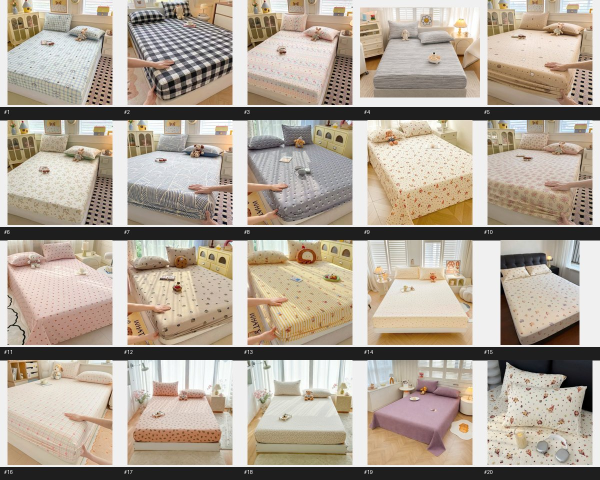
#> input picture scripts/contact_sheets/sheet_1.jpg, 1200 x 960 px, given as the content of the folder /Users/v003006/Desktop/NCNang/image/Set 165k, which was not available (shown at 1/2 size)
$ python classify_set165k.py
#> lines starting #> are read from the running program, lines starting #| are printed output that depends on the picture; pictures that were not available may be replaced by others from this repository, and a replacement may not be noted
import os
import shutil
import hashlib
import json
import colorsys
from PIL import Image

src_root = '/Users/v003006/Desktop/NCNang/image/Set 165k'
dest_root = '/Users/v003006/Desktop/NCNang/image/Set 165k (Da phan loai)'

# Folder categories
fld_catalog = os.path.join(dest_root, '01_Anh_mau_Catalog')
fld_real = os.path.join(dest_root, '02_Anh_that_cuon_chan')
fld_screen = os.path.join(dest_root, '03_Screenshot_camera')
fld_dups = os.path.join(dest_root, '04_Anh_trung_lap')

# Ensure clean destination directory
if os.path.exists(dest_root):
    shutil.rmtree(dest_root)

os.makedirs(fld_real, exist_ok=True)
os.makedirs(fld_screen, exist_ok=True)
os.makedirs(fld_dups, exist_ok=True)

# Collect all files
all_files = []
for dirpath, _, filenames in os.walk(src_root):
    for f in filenames:
        if f.lower().endswith(('.jpg', '.jpeg', '.png', '.webp')) and not f.startswith('.'):
            all_files.append(os.path.join(dirpath, f))

# Sort deterministically
all_files.sort()

# Check duplicates by md5
seen_hashes = {}
duplicates = []
unique_files = []

for p in all_files:
    with open(p, 'rb') as fp:
        h = hashlib.md5(fp.read()).hexdigest()
    if h in seen_hashes:
        duplicates.append((p, seen_hashes[h]))
    else:
        seen_hashes[h] = p
        unique_files.append(p)

def classify_color(img):
    w, h = img.size
    box = (int(w * 0.2), int(h * 0.3), int(w * 0.8), int(h * 0.7))
    crop = img.crop(box).convert('RGB')
    small = crop.resize((30, 30), Image.Resampling.BOX)
    pixels = list(small.getdata())
    r = sum(p[0] for p in pixels) / len(pixels)
    g = sum(p[1] for p in pixels) / len(pixels)
    b = sum(p[2] for p in pixels) / len(pixels)
    h_val, s_val, v_val = colorsys.rgb_to_hsv(r / 255.0, g / 255.0, b / 255.0)
    h_deg = h_val * 360

    if s_val < 0.12:
        return 'Trang_Be_Kem' if v_val > 0.75 else ('Xam_Den' if v_val < 0.35 else 'Xam_Ghi')
    elif s_val < 0.22 and v_val > 0.6:
        return 'Trang_Be_Kem'
    elif h_deg < 25 or h_deg >= 340:
        return 'Hong_Do_Cam'
    elif 25 <= h_deg < 55:
        return 'Nau_Dat' if v_val < 0.55 else 'Vang_Kem'
    elif 55 <= h_deg < 165:
        return 'Xanh_La_Mint'
    elif 165 <= h_deg < 260:
        return 'Xanh_Duong_Navy'
    elif 260 <= h_deg < 340:
        return 'Tim_Lavender'
    return 'Trang_Be_Kem'

items_manifest = []

# Process unique files
catalog_counts = {}
real_idx = 1
screen_idx = 1

for p in unique_files:
    filename = os.path.basename(p)
    with Image.open(p) as img:
#> img is the input picture: PIL image 1200x960 RGB; mean R, G, B 175.2, 163.8, 150.3
        w, h = img.size
#> w = 1200; h = 960
        aspect = h / w
#> aspect = 0.8

        if aspect > 1.8:
            # Vertical camera screenshot
            new_name = f'screen_{screen_idx:03d}.jpg'
            dest_dir = fld_screen
            category = 'Screenshot camera'
            group_tag = 'Screenshot'
            color_group = 'Khác'
            screen_idx += 1
        elif aspect > 1.2:
            # Phone camera photo of rolled/folded blanket
            new_name = f'anh_that_{real_idx:03d}.jpg'
            dest_dir = fld_real
            category = 'Ảnh thật cuộn chăn'
            group_tag = 'Ảnh thật'
            color_group = 'Đa sắc'
            real_idx += 1
        else:
            # Catalog square image
            color_group = classify_color(img)
#> in classify_color, `crop = img.crop(box).convert('RGB')`:
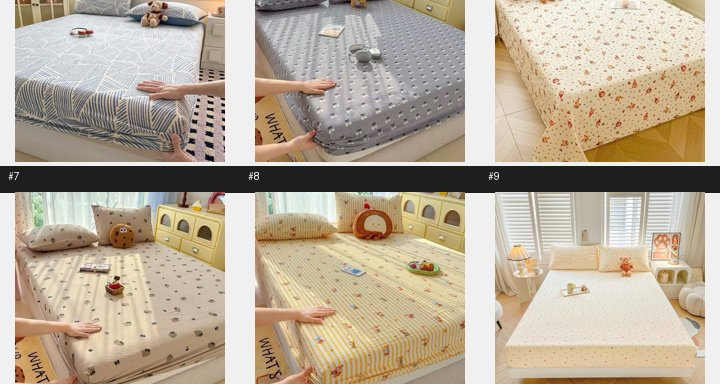
#> crop: PIL image 720x384 RGB; mean R, G, B 184.5, 171.2, 152.8
#> in classify_color, `small = crop.resize((30, 30), Image.Resampling.BOX)`:
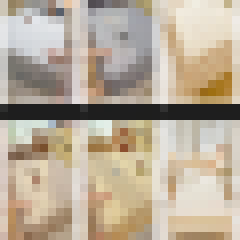
#> small: PIL image 30x30 RGB (shown 8 times larger); mean R, G, B 184.7, 171.5, 153
#> in classify_color, `pixels = list(small.getdata())`: pixels = 900 items, first 6: (206, 197, 184), (147, 129, 96), (158, 139, 108), (151, 149, 140), (146, 145, 142), (156, 153, 150)
#> in classify_color, `r = sum(p[0] for p in pixels) / len(pixels)`: r = 184.7
#> in classify_color, `g = sum(p[1] for p in pixels) / len(pixels)`: g = 171.5
#> in classify_color, `b = sum(p[2] for p in pixels) / len(pixels)`: b = 153
#> in classify_color, `h_val, s_val, v_val = colorsys.rgb_to_hsv(r / 255.0, g / 255.0, b / 25..`: h_val = 0.097; s_val = 0.172; v_val = 0.724
#> in classify_color, `h_deg = h_val * 360`: h_deg = 34.93
#> color_group = 'Trang_Be_Kem'
            sub_dir = os.path.join(fld_catalog, color_group)
            os.makedirs(sub_dir, exist_ok=True)
            cnt = catalog_counts.get(color_group, 0) + 1
#> cnt = 1
            catalog_counts[color_group] = cnt
            new_name = f'catalog_{color_group}_{cnt:03d}.jpg'
#> new_name = 'catalog_Trang_Be_Kem_001.jpg'
            dest_dir = sub_dir
            category = 'Ảnh mẫu Catalog'
            group_tag = f'Catalog: {color_group.replace("_", " / ")}'
#> group_tag = 'Catalog: Trang / Be / Kem'

        dest_path = os.path.join(dest_dir, new_name)
        shutil.copy2(p, dest_path)

        rel_path = os.path.relpath(dest_path, dest_root)
        items_manifest.append({
            'name': new_name,
            'rel_path': rel_path,
            'category': category,
            'group_tag': group_tag,
            'color': color_group,
            'w': w,
            'h': h,
            'orig_name': filename,
            'orig_folder': os.path.basename(os.path.dirname(p))
        })

# Process duplicates
dup_idx = 1
for dup_path, orig_path in duplicates:
    orig_name = os.path.basename(dup_path)
    new_name = f'trung_lap_{dup_idx:03d}.jpg'
    dest_path = os.path.join(fld_dups, new_name)
    shutil.copy2(dup_path, dest_path)
    rel_path = os.path.relpath(dest_path, dest_root)
    with Image.open(dup_path) as img:
        w, h = img.size
    items_manifest.append({
        'name': new_name,
        'rel_path': rel_path,
        'category': 'Ảnh trùng lặp',
        'group_tag': 'Trùng lặp (có thể xóa)',
        'color': 'Trùng',
        'w': w,
        'h': h,
        'orig_name': orig_name,
        'orig_folder': os.path.basename(os.path.dirname(dup_path)),
        'identical_to': os.path.basename(orig_path)
    })
    dup_idx += 1

# Generate interactive HTML Gallery
manifest_json = json.dumps(items_manifest, ensure_ascii=False)
html_content = f"""<!DOCTYPE html>
<html lang="vi">
<head>
  <meta charset="UTF-8">
  <meta name="viewport" content="width=device-width, initial-scale=1.0">
  <title>Bộ Sưu Tập Set 165k — Đã Phân Loại</title>
  <style>
    :root {{
      --bg: #faf7f2;
      --card-bg: #ffffff;
      --text: #2c2523;
      --text-muted: #8c827a;
      --primary: #946846;
      --primary-hover: #7d5435;
      --border: #e8e2d9;
      --tag-bg: #f3efe8;
    }}
    * {{ box-sizing: border-box; margin: 0; padding: 0; }}
    body {{
      font-family: -apple-system, BlinkMacSystemFont, "Segoe UI", Roboto, Helvetica, Arial, sans-serif;
      background: var(--bg);
      color: var(--text);
      padding: 24px 20px 80px;
    }}
    header {{
      max-width: 1400px;
      margin: 0 auto 24px;
      padding-bottom: 20px;
      border-bottom: 1px solid var(--border);
    }}
    h1 {{
      font-size: 26px;
      font-weight: 600;
      color: var(--primary);
      margin-bottom: 8px;
    }}
    p.subtitle {{
      color: var(--text-muted);
      font-size: 14px;
    }}
    .stats-bar {{
      display: flex;
      flex-wrap: wrap;
      gap: 12px;
      margin-top: 16px;
    }}
    .stat-chip {{
      background: var(--card-bg);
      border: 1px solid var(--border);
      padding: 6px 14px;
      border-radius: 20px;
      font-size: 13px;
      font-weight: 500;
      cursor: pointer;
      transition: all 0.15s ease;
    }}
    .stat-chip:hover, .stat-chip.active {{
      background: var(--primary);
      color: #fff;
      border-color: var(--primary);
    }}
    .grid {{
      max-width: 1400px;
      margin: 0 auto;
      display: grid;
      grid-template-columns: repeat(auto-fill, minmax(220px, 1fr));
      gap: 16px;
    }}
    .card {{
      background: var(--card-bg);
      border: 1px solid var(--border);
      border-radius: 10px;
      overflow: hidden;
      box-shadow: 0 1px 3px rgba(0,0,0,0.04);
      display: flex;
      flex-direction: column;
      cursor: pointer;
      transition: transform 0.15s ease, box-shadow 0.15s ease;
    }}
    .card:hover {{
      transform: translateY(-2px);
      box-shadow: 0 4px 12px rgba(0,0,0,0.08);
    }}
    .thumb-wrap {{
      width: 100%;
      aspect-ratio: 1;
      background: #f0ebe4;
      overflow: hidden;
      display: flex;
      align-items: center;
      justify-content: center;
    }}
    .thumb-wrap.portrait {{
      aspect-ratio: 9/16;
      max-height: 280px;
    }}
    .thumb-wrap img {{
      width: 100%;
      height: 100%;
      object-fit: cover;
      display: block;
    }}
    .info {{
      padding: 10px 12px;
      font-size: 12px;
      display: flex;
      flex-direction: column;
      gap: 4px;
    }}
    .name {{
      font-weight: 600;
      white-space: nowrap;
      overflow: hidden;
      text-overflow: ellipsis;
      color: var(--text);
    }}
    .badge {{
      display: inline-block;
      align-self: flex-start;
      padding: 2px 8px;
      border-radius: 4px;
      background: var(--tag-bg);
      color: var(--primary);
      font-size: 11px;
      font-weight: 500;
    }}
    .meta {{
      color: var(--text-muted);
      font-size: 11px;
    }}

    /* Lightbox Modal */
    .lightbox {{
      display: none;
      position: fixed;
      inset: 0;
      background: rgba(20, 16, 14, 0.88);
      z-index: 9999;
      justify-content: center;
      align-items: center;
      padding: 24px;
    }}
    .lightbox.active {{
      display: flex;
    }}
    .lightbox-content {{
      max-width: 90vw;
      max-height: 90vh;
      border-radius: 8px;
      box-shadow: 0 10px 30px rgba(0,0,0,0.5);
      object-fit: contain;
    }}
    .close-btn {{
      position: absolute;
      top: 20px;
      right: 28px;
      color: #fff;
      font-size: 32px;
      font-weight: 300;
      cursor: pointer;
    }}
  </style>
</head>
<body>
  <header>
    <h1>Nhà Có Mùi Nắng — Phân Loại Ảnh [Set 165k]</h1>
    <p class="subtitle">Tổng cộng 161 ảnh: 112 ảnh mẫu catalog bọc đệm, 23 ảnh chụp thật cuộn vải, 22 screenshot camera, 4 ảnh tải trùng.</p>
    <div class="stats-bar" id="filters"></div>
  </header>

  <div class="grid" id="grid"></div>

  <div class="lightbox" id="lightbox" onclick="closeLightbox(event)">
    <span class="close-btn" onclick="closeLightbox()">&times;</span>
    <img id="lb-img" class="lightbox-content" src="" alt="preview">
  </div>

  <script>
    const items = {manifest_json};

    const categories = ['Tất cả (161)', 'Ảnh mẫu Catalog (112)', 'Ảnh thật cuộn chăn (23)', 'Screenshot camera (22)', 'Ảnh trùng lặp (4)'];
    let currentFilter = 'Tất cả (161)';

    const filtersEl = document.getElementById('filters');
    const gridEl = document.getElementById('grid');
    const lightboxEl = document.getElementById('lightbox');
    const lbImg = document.getElementById('lb-img');

    categories.forEach(cat => {{
      const btn = document.createElement('div');
      btn.className = 'stat-chip' + (cat === currentFilter ? ' active' : '');
      btn.textContent = cat;
      btn.onclick = () => {{
        document.querySelectorAll('.stat-chip').forEach(el => el.classList.remove('active'));
        btn.classList.add('active');
        currentFilter = cat;
        render();
      }};
      filtersEl.appendChild(btn);
    }});

    function render() {{
      gridEl.innerHTML = '';
      const filtered = items.filter(it => {{
        if (currentFilter.startsWith('Tất cả')) return true;
        if (currentFilter.startsWith('Ảnh mẫu Catalog')) return it.category === 'Ảnh mẫu Catalog';
        if (currentFilter.startsWith('Ảnh thật cuộn chăn')) return it.category === 'Ảnh thật cuộn chăn';
        if (currentFilter.startsWith('Screenshot camera')) return it.category === 'Screenshot camera';
        if (currentFilter.startsWith('Ảnh trùng lặp')) return it.category === 'Ảnh trùng lặp';
        return true;
      }});

      filtered.forEach(item => {{
        const card = document.createElement('div');
        card.className = 'card';
        card.onclick = () => openLightbox(item.rel_path);

        const isPortrait = item.h / item.w > 1.3;
        card.innerHTML = `
          <div class="thumb-wrap ${{isPortrait ? 'portrait' : ''}}">
            <img src="${{item.rel_path}}" alt="${{item.name}}" loading="lazy" />
          </div>
          <div class="info">
            <div class="name" title="${{item.name}}">${{item.name}}</div>
            <span class="badge">${{item.group_tag}}</span>
            <div class="meta">${{item.w}} × ${{item.h}} px</div>
          </div>
        `;
        gridEl.appendChild(card);
      }});
    }}

    function openLightbox(src) {{
      lbImg.src = src;
      lightboxEl.classList.add('active');
    }}
    function closeLightbox(e) {{
      if (!e || e.target !== lbImg) {{
        lightboxEl.classList.remove('active');
      }}
    }}
    window.addEventListener('keydown', e => {{
      if (e.key === 'Escape') closeLightbox();
    }});

    render();
  </script>
</body>
</html>
"""

with open(os.path.join(dest_root, 'gallery.html'), 'w', encoding='utf-8') as f:
    f.write(html_content)

print(f"Classification completed successfully!")
print(f"Destination: {dest_root}")
print(f"Catalog items: {sum(catalog_counts.values())} in {len(catalog_counts)} color groups: {catalog_counts}")
#| Catalog items: 1 in 1 color groups: {'Trang_Be_Kem': 1}
print(f"Real blanket items: {real_idx - 1}")
print(f"Screenshot camera items: {screen_idx - 1}")
print(f"Duplicate items isolated: {dup_idx - 1}")

$ run again, on scripts/contact_sheets_new/chan380_sheet_3.jpg
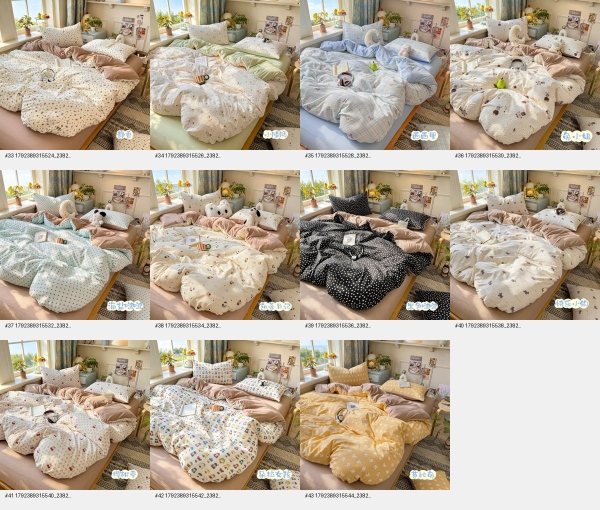
#> input picture scripts/contact_sheets_new/chan380_sheet_3.jpg, 1200 x 1020 px, given as the content of the folder /Users/v003006/Desktop/NCNang/image/Set 165k, which was not available (shown at 1/2 size)
#> img is the input picture: PIL image 1200x1020 RGB; mean R, G, B 183.5, 171.4, 154.3
#> in classify_color, `crop = img.crop(box).convert('RGB')`:
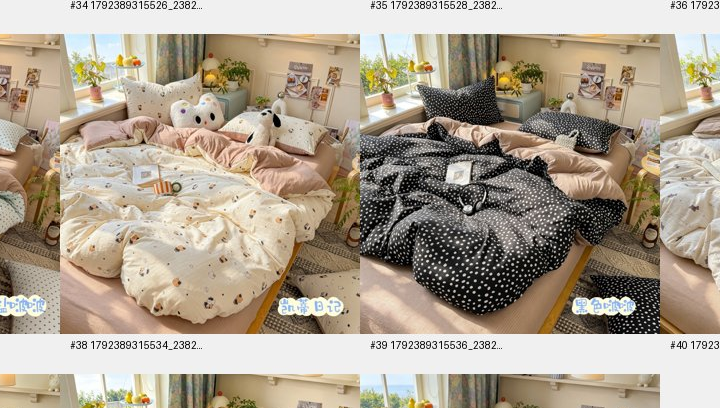
#> crop: PIL image 720x408 RGB; mean R, G, B 173.3, 161.1, 144.1
#> in classify_color, `small = crop.resize((30, 30), Image.Resampling.BOX)`:
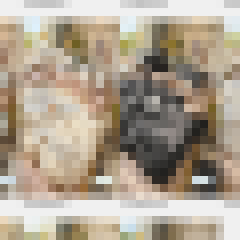
#> small: PIL image 30x30 RGB (shown 8 times larger); mean R, G, B 173.2, 161.1, 144.1
#> pixels = 900 items, first 6: (240, 240, 240), (240, 240, 240), (238, 238, 238), (205, 205, 205), (201, 201, 201), (197, 197, 197)
#> r = 173.2
#> g = 161.1
#> b = 144.1
#> h_val = 0.097; s_val = 0.168; v_val = 0.679
#> h_deg = 34.93
#> color_group = 'Trang_Be_Kem'
#> cnt = 1
#> new_name = 'catalog_Trang_Be_Kem_001.jpg'
#> group_tag = 'Catalog: Trang / Be / Kem'
#| Catalog items: 1 in 1 color groups: {'Trang_Be_Kem': 1}
